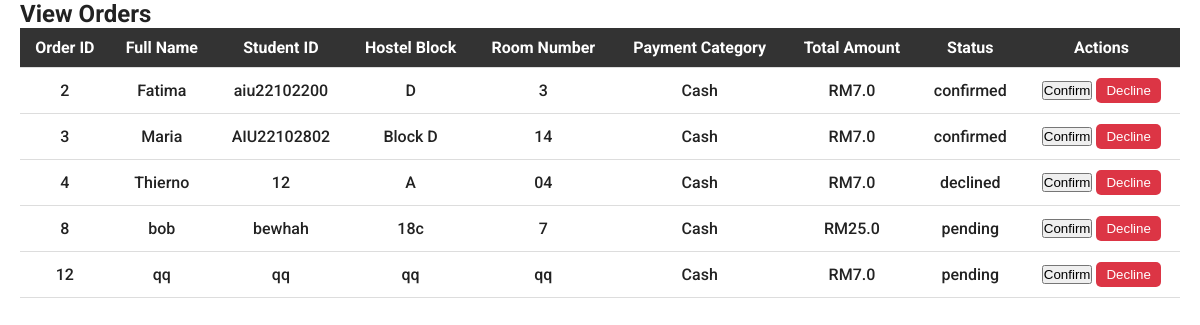
The page /admin/view-orders (signed in) on the database its author committed.
### app.py (models this page shows)
class Order(db.Model):
    __tablename__ = 'orders'
    id = db.Column(db.Integer, primary_key=True)
    full_name = db.Column(db.String(100), nullable=False)
    student_id = db.Column(db.String(50), nullable=False)
    hostel_block = db.Column(db.String(50), nullable=False)
    room_number = db.Column(db.String(50), nullable=False)
    payment_category = db.Column(db.String(50), nullable=False)
    total_amount = db.Column(db.Float, nullable=False)
    status = db.Column(db.String(20), default='pending')  # Add a status field
    user_id = db.Column(db.Integer, db.ForeignKey('users.id'), nullable=False)  # Foreign key to User
    product_id = db.Column(db.Integer, db.ForeignKey('product.id'), nullable=False)  # Foreign key to Product
    product = db.relationship('Product', backref='orders')  # Relationship to Product

### app.py (the view)
@app.route('/admin/view-orders')
def view_orders():
    seller_id = session.get('user_id')  # Assuming seller ID is stored in session
    products = Product.query.filter_by(seller_id=seller_id).all()  # Get products for the seller
    product_ids = [product.id for product in products]  # Get the IDs of those products
    orders = Order.query.filter(Order.product_id.in_(product_ids)).all()
    return render_template('view_orders.html', orders=orders)

### templates/view_orders.html (shortened to what this page needs)
<!DOCTYPE html>
<html lang="en">
<head>
    <link href='https://unpkg.com/boxicons@2.1.4/css/boxicons.min.css' rel='stylesheet'>
    <link rel="stylesheet" href="../static/css/style.css">
</head>
<body>
    <div class="dashboard">
        <div class="container">
            <h2>View Orders</h2>
            <table class="table">
                <thead>
                    <tr>
                        <th>Order ID</th>
                        <th>Full Name</th>
                        <th>Student ID</th>
                        <th>Hostel Block</th>
                        <th>Room Number</th>
                        <th>Payment Category</th>
                        <th>Total Amount</th>
                        <th>Status</th>
                        <th>Actions</th>
                    </tr>
                </thead>
                <tbody>
                    {% for order in orders %}
                    <tr>
                        <td>{{ order.id }}</td>
                        <td>{{ order.full_name }}</td>
                        <td>{{ order.student_id }}</td>
                        <td>{{ order.hostel_block }}</td>
                        <td>{{ order.room_number }}</td>
                        <td>{{ order.payment_category }}</td>
                        <td>RM{{ order.total_amount }}</td>
                        <td>{{ order.status }}</td>
                        <td>
                            <form action="{{ url_for('confirm_order', order_id=order.id) }}" method="POST" style="display:inline;">
                                <button type="submit" class="btn btn-success">Confirm</button>
                            </form>
                            <form action="{{ url_for('decline_order', order_id=order.id) }}" method="POST" style="display:inline;">
                                <button type="submit" class="btn btn-danger">Decline</button>
                            </form>
                        </td>
                    </tr>
                    {% endfor %}
                </tbody>
            </table>
        </div>
    </div>
</body>
</html>

### static/css/style.css (style rules this page uses)
*, *::after, *::before { box-sizing: border-box; margin: 0; padding: 0; }
:root { --white: #fff; --black: #222; --green: #6cbe02; --grey1: #f0f0f0; --grey2: #e9d7d3; --orang: #ffae00 ; }
html { font-size: 62.5%; }
body { font-family: 'Roboto', sans-serif; font-size: 1.6rem; background-color: var(--white); color: var(--black); font-weight: 500; font-style: normal; }
.container { max-width: 120rem; margin: 0 auto; padding: 0 2rem; }
.table { border-collapse: collapse; width: 100%; }
.table th, .table td { text-align: left; padding: 1rem; border-bottom: 1px solid #ddd; }
.table th { background-color: #333; color: #fff; text-align: center; }
.table td { text-align: center; }
.btn-danger { background-color: #dc3545; color: #fff; border: none; padding: 5px 10px; border-radius: 5px; cursor: pointer; }

### rows shown on the page
Order: id "2", full_name "Fatima", student_id "aiu22102200", hostel_block "D", room_number "3", payment_category "Cash", total_amount "7.0", status "confirmed"
Order: id "3", full_name "Maria", student_id "AIU22102802", hostel_block "Block D", room_number "14", payment_category "Cash", total_amount "7.0", status "confirmed"
Order: id "4", full_name "Thierno", student_id "12", hostel_block "A", room_number "04", payment_category "Cash", total_amount "7.0", status "declined"
Order: id "8", full_name "bob", student_id "bewhah", hostel_block "18c", room_number "7", payment_category "Cash", total_amount "25.0", status "pending"
Order: id "12", full_name "qq", student_id "qq", hostel_block "qq", room_number "qq", payment_category "Cash", total_amount "7.0", status "pending"
